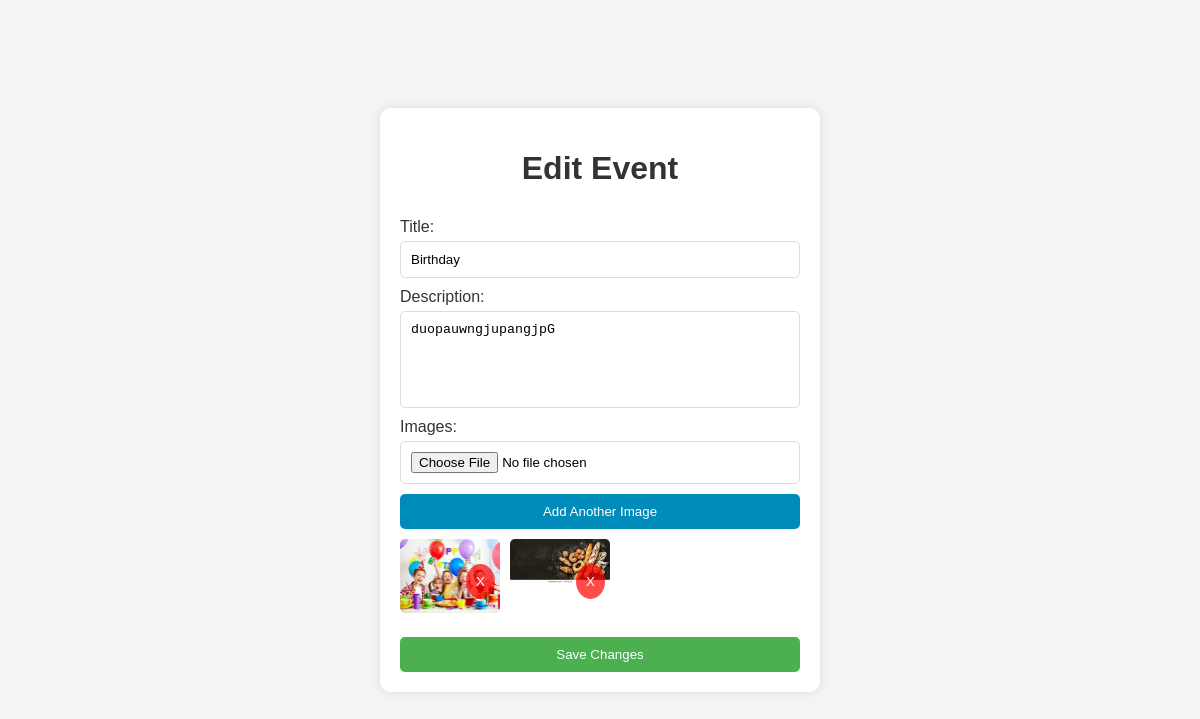
The page /edit_event/15/ on the database its author committed.
### myapp/models.py (models this page shows, shortened)
class Event(models.Model):
    title = models.CharField(max_length=200)
    description = models.TextField()

class EventImage(models.Model):
    event = models.ForeignKey(Event, on_delete=models.CASCADE, related_name='images')
    image = models.ImageField(upload_to='events/',blank=True, null=True)

### myapp/views.py (the view, shortened to what this page needs)
# urls.py: path('edit_event/<int:id>/', edit_event, name='edit_event'),
def edit_event(request, id):
    event = get_object_or_404(Event, id=id)
    return render(request, 'editevent.html', {'event': event})

### templates/editevent.html (shortened to what this page needs)
<!DOCTYPE html>
<html lang="en">
<head>
</head>
<body>
    <div class="container">
        <h1>Edit Event</h1>
        <form method="post" enctype="multipart/form-data">
            <label for="title">Title:</label>
            <input type="text" id="title" name="title" value="{{ event.title }}" required>
            <label for="description">Description:</label>
            <textarea id="description" name="description" rows="5" required>{{ event.description }}</textarea>
            <label for="images">Images:</label>
            <div id="fileInputsContainer">
                <input type="file" id="images" name="images[]" accept="image/*" onchange="previewImages(event)">
            </div>
            <button type="button" class="add-image-button" onclick="addImageInput()">Add Another Image</button>
            <div class="image-preview" id="imagePreview">
                {% for image in event.images.all %}
                <div>
                    <img src="{{ image.image.url }}" alt="Event Image">
                    <button type="button" class="remove" onclick="removeImage(this, '{{ image.id }}')">X</button>
                </div>
                {% endfor %}
            </div>
            <button type="submit">Save Changes</button>
        </form>
    </div>
</body>
</html>

### templates/editevent.html (style rules this page uses)
body { font-family: Arial, sans-serif; background-color: #f4f4f4; margin: 0; padding: 0; display: flex; justify-content: center; align-items: center; height: 100vh; }
.container { background-color: #fff; padding: 20px; border-radius: 10px; box-shadow: 0 0 10px rgba(0,0,0,0.1); width: 400px; }
h1 { text-align: center; color: #333; }
form { display: flex; flex-direction: column; }
label { margin-top: 10px; color: #333; }
input[type="text"], input[type="file"], textarea { padding: 10px; margin-top: 5px; border: 1px solid #ddd; border-radius: 5px; width: 100%; box-sizing: border-box; }
textarea { resize: none; }
button { background-color: #4CAF50; color: white; padding: 10px; border: none; border-radius: 5px; cursor: pointer; margin-top: 20px; }
.image-preview { margin-top: 10px; display: flex; flex-wrap: wrap; gap: 10px; }
.image-preview div { position: relative; display: inline-block; }
.image-preview img { max-width: 100px; max-height: 100px; border-radius: 5px; }
.image-preview .remove { position: absolute; top: 5px; right: 5px; background-color: rgba(255, 0, 0, 0.7); color: white; border: none; border-radius: 50%; cursor: pointer; }
.add-image-button { margin-top: 10px; background-color: #008CBA; }

### rows shown on the page
Event: title "Birthday", description "duopauwngjupangjpG"
EventImage: image (picture)
EventImage: image (picture)
